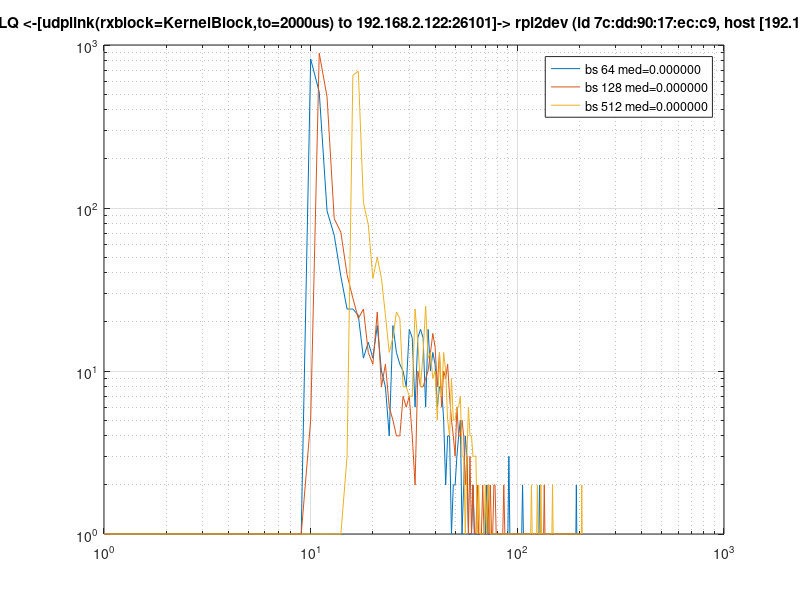

MATLAB code to generate this figure:
h=([ [ 0 0 0 0 0 0 0 0 0 819 514 95 67 37 23 23 21 11 14 11 18 9 7 3 18 12 10 9 7 17 15 5 15 17 15 5 17 9 12 10 5 7 7 4 1 3 3 0 1 1 ...
 2 3 4 0 1 3 2 0 0 0 1 0 0 0 0 0 0 0 0 0 1 0 0 0 0 0 0 0 0 0 0 0 0 0 0 0 0 0 0 0 2 0 0 0 0 0 0 0 0 0 ...
 0 0 0 0 0 1 0 0 0 0 0 0 0 0 0 0 0 0 0 0 0 0 0 0 0 0 0 1 0 0 0 0 0 0 0 0 0 0 0 0 0 0 0 0 0 0 0 0 0 0 ...
 0 0 0 0 0 0 0 0 0 0 0 0 0 0 0 0 0 0 0 0 0 0 0 0 0 0 0 0 0 0 0 0 0 0 0 0 0 0 0 0 0 0 1 0 0 0 0 0 0 0 ...
 0 0 0 0 0 0]' [ 0 0 0 0 0 0 0 0 0 4 890 480 85 70 38 27 20 23 12 10 22 7 10 5 4 3 3 6 5 6 3 1 9 7 7 8 9 12 16 13 7 12 5 9 8 10 6 4 3 2 ...
 5 3 3 4 3 1 2 0 2 0 1 0 0 1 0 0 0 1 0 0 0 1 0 1 0 0 1 1 0 0 0 0 0 0 0 1 0 0 0 0 0 0 0 0 0 0 0 0 0 0 ...
 0 0 0 0 0 0 0 0 0 0 0 0 0 0 0 0 0 0 0 0 0 0 0 0 0 0 0 0 0 0 0 0 0 0 1 0 0 0 0 0 0 0 0 0 0 0 0 0 0 0 ...
 0 0 0 0 0 0 0 0 0 0 0 0 0 0 0 0 0 0 0 0 0 0 0 0 0 0 0 0 0 0 0 0 0 0 0 0 0 0 0 0 0 0 0 0 0 0 0 0 0 0 ...
 0 0 0 0 0 0]' [ 0 0 0 0 0 0 0 0 0 0 0 0 0 0 2 650 690 107 78 36 49 36 21 12 15 22 20 7 7 6 6 23 14 7 12 24 11 12 8 9 4 12 6 12 9 4 3 8 4 4 ...
 5 5 6 2 2 0 2 5 3 3 2 2 2 0 1 0 0 0 0 1 0 1 1 0 0 0 0 0 0 0 0 0 0 0 0 0 0 0 0 0 0 0 0 0 0 0 0 0 0 0 ...
 0 0 0 0 0 0 0 0 0 0 0 0 0 0 0 0 1 0 0 0 0 0 0 0 1 0 0 0 0 1 0 0 0 0 0 0 0 0 0 0 0 0 0 0 0 0 0 1 0 0 ...
 0 0 0 0 0 0 0 0 0 0 0 0 0 0 0 0 0 0 0 0 0 0 0 0 0 0 0 0 0 0 0 0 0 0 0 0 0 0 0 0 0 0 0 0 0 0 0 0 0 0 ...
 0 0 0 0 1 0]']')';figure; loglog(1+h); grid on; legend( 'bs 64 med=0.000000', 'bs 128 med=0.000000', 'bs 512 med=0.000000'); title('latency (100us) DESKTOP-79T88LQ <-[udplink(rxblock=KernelBlock,to=2000us) to 192.168.2.122:26101]-> rpi2dev (id 7c:dd:90:17:ec:c9, host [192.168.2.122](DESKTOP-79T88LQ):35780)'); 